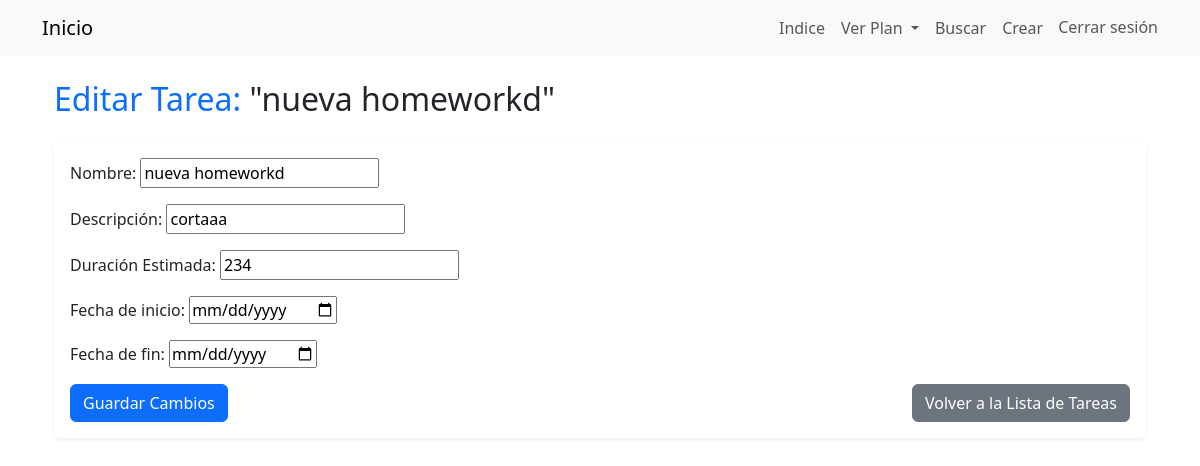
The app's page /project-plan/15/tasks/edit/8/ (signed in) with its own data.
### creadorAPP/models.py (models this page shows, shortened)
class Task(models.Model):
    project = models.ForeignKey(ProjectPlan, on_delete=models.CASCADE, related_name='tasks')
    name = models.CharField(max_length=255,blank=True, default='',verbose_name='Nombre')
    description = models.CharField(
        max_length=255,
        blank=True,
        null=True,
        verbose_name='Descripción'
    )
    estimated_duration = models.PositiveIntegerField(blank=True, default='',verbose_name='Duración Estimada')
    created_at = models.DateTimeField(auto_now_add=True)
    start_date = models.DateField(null=True, blank=True,verbose_name='Fecha de inicio')  # Campo para la fecha de inicio
    end_date = models.DateField(null=True, blank=True,verbose_name='Fecha de fin')    # Campo para la fecha de fin

### creadorAPP/views.py (the view)
# urls.py: path('project-plan/<int:project_id>/tasks/edit/<int:task_id>/', views.edit_task, name='edit_task'),
@login_required
def edit_task(request, task_id, project_id):
    task = get_object_or_404(Task, id=task_id)
    if request.method == 'POST':
        form = TaskForm(request.POST, instance=task)
        if form.is_valid():
            form.save()
            return redirect('task_list', project_id)
    else:
        form = TaskForm(instance=task)
    return render(request, 'tasks/edit_task.html', {'form': form, 'task': task, 'project_id': project_id})

### creadorAPP/forms.py (shortened to what this page needs)
class TaskForm(forms.ModelForm):
    class Meta:
        model = Task
        fields = ['name', 'description','estimated_duration', 'start_date', 'end_date']
        widgets = {
            'description': forms.TextInput(attrs={'maxlength': 255}),
            'start_date': forms.DateInput(attrs={'type': 'date'}),
            'end_date': forms.DateInput(attrs={'type': 'date'}),
        }

### creadorAPP/templates/tasks/edit_task.html (shortened to what this page needs)
{% extends 'base.html' %}
{% block content %}
<div class="container my-4">
    <h2 class="text-primary">Editar Tarea: <span class="text-dark">"{{ task.name }}"</span></h2>
    <div class="card shadow-sm border-0 my-4">
        <div class="card-body">
            <form method="post">
                {{ form.as_p }}
                <div class="d-flex justify-content-between mt-3">
                    <button type="submit" class="btn btn-primary">Guardar Cambios</button>
                    <a href="{% url 'task_list' project_id=task.project.id %}" class="btn btn-secondary">Volver a la Lista de Tareas</a>
                </div>
            </form>
        </div>
    </div>
</div>
{% endblock %}

### records on screen
Task: name "nueva homeworkd", description "cortaaa", estimated_duration "234"
